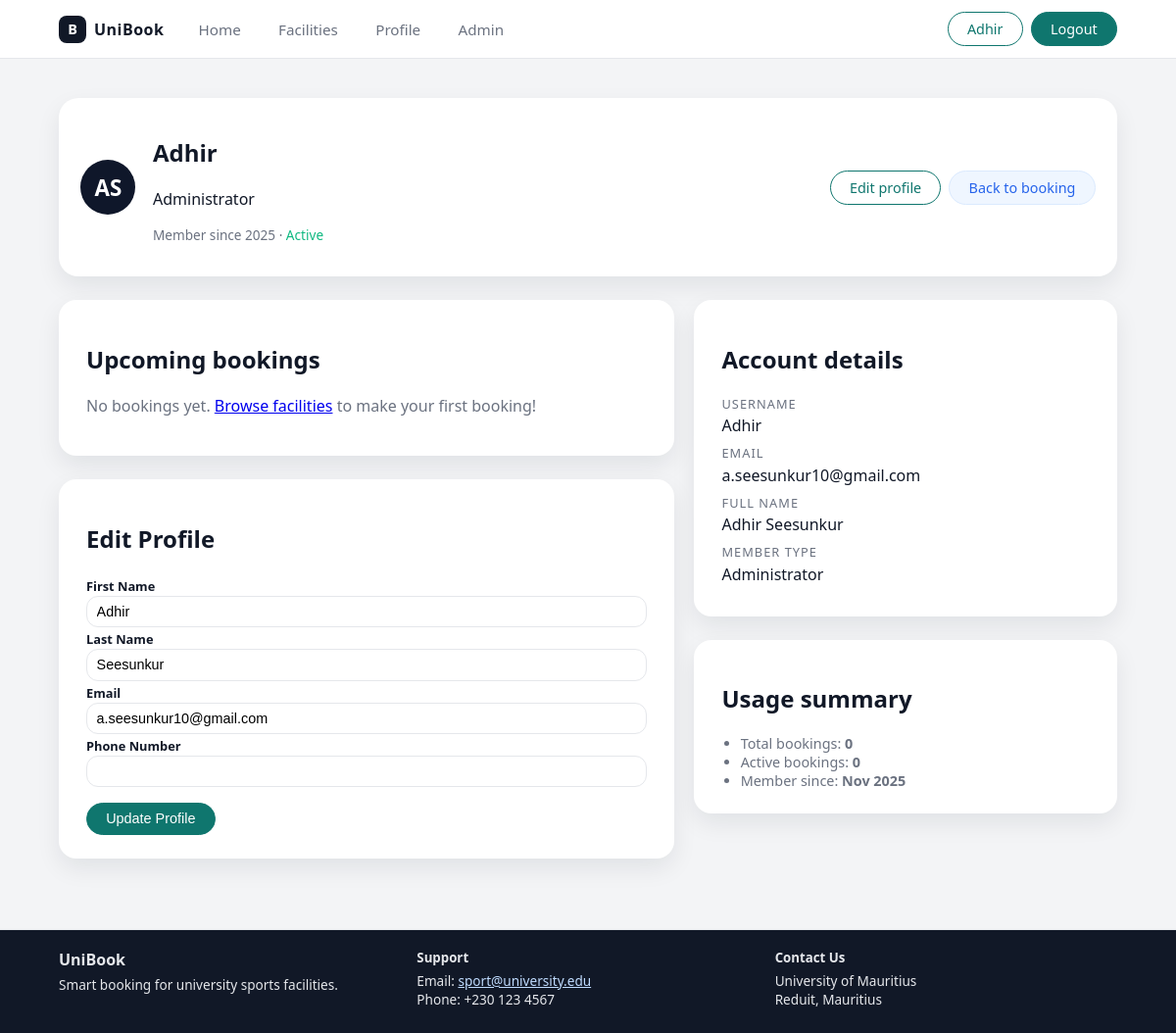
The page /profile/ (signed in) on the database its author committed.
### booking_sys/models.py (models this page shows, shortened)
class User(AbstractUser):
    MEMBER_TYPES = [
        ('student', 'Student'),
        ('staff', 'Staff'),
        ('admin', 'Administrator'),
    ]
    user_id = models.UUIDField(primary_key=True, default=uuid.uuid4, editable=False)
    email = models.EmailField(unique=True, verbose_name="User Email")
    first_name = models.CharField(max_length=100)
    last_name = models.CharField(max_length=100)
    member_type = models.CharField(max_length=10, choices=MEMBER_TYPES)
    user_phone = models.CharField(max_length=15, blank=True, null=True)
    date_joined = models.DateTimeField(auto_now_add=True)
    is_active = models.BooleanField(default=True)
    USERNAME_FIELD = 'email'
    REQUIRED_FIELDS = ['username','first_name', 'last_name', 'member_type']

### booking_sys/views.py (the view, shortened to what this page needs)
# urls.py: path('profile/', views.profile, name='profile'),
@login_required
@require_http_methods(["GET", "POST"])
def profile(request):
    user = request.user
    if request.method == 'GET':
        profile_form = UserProfileEditForm(instance=user)
        student_profile = None
        staff_profile = None
        student_form = None
        staff_form = None
        if hasattr(user, 'student'):
            student_profile = user.student
            student_form = StudentProfileForm(instance=student_profile)
        elif user.member_type == 'student':
            student_form = StudentProfileForm()
        if hasattr(user, 'staff'):
            staff_profile = user.staff
            staff_form = StaffProfileForm(instance=staff_profile)
        elif user.member_type == 'staff':
            staff_form = StaffProfileForm()
        bookings = Booking.objects.filter(user=user).order_by('-booking_date', '-start_time')[:10]
        return render(request, 'profile.html', {
            'profile_form': profile_form,
            'student_form': student_form,
            'staff_form': staff_form,
            'student_profile': student_profile,
            'staff_profile': staff_profile,
            'bookings': bookings,
        })

### booking_sys/forms.py (shortened to what this page needs)
class UserProfileEditForm(forms.ModelForm):
    user_phone = forms.CharField(
        max_length=15,
        required=False,
        validators=[
            RegexValidator(
                regex=r'^\+?1?\d{9,15}$',
                message="Phone number must be entered in the format: '+999999999'. Up to 15 digits allowed."
            )
        ],
        widget=forms.TextInput(attrs={'class': 'form-control'})
    )
    class Meta:
        model = User
        fields = ('first_name', 'last_name', 'email', 'user_phone')
        widgets = {
            'first_name': forms.TextInput(attrs={'class': 'form-control'}),
            'last_name': forms.TextInput(attrs={'class': 'form-control'}),
            'email': forms.EmailInput(attrs={'class': 'form-control'}),
        }

### booking_sys/templates/profile.html (shortened to what this page needs)
{% extends 'base.html' %}
{% block content %}
<section class="section profile-layout">
  <div class="profile-header-card">
    <div class="profile-avatar">{{ user.first_name|first|upper }}{{ user.last_name|first|upper }}</div>
    <div>
      <h1>{{ user.username|first|upper }}{{ user.username|slice:"1:"|lower }}</h1>
      <p>{{ user.get_member_type_display }} </p>
      <p class="profile-meta">
        Member since {{ user.date_joined|date:"Y" }} &middot; <span style="color:#10b981;">{% if user.is_active %}Active{% else %}Inactive{% endif %}</span>
      </p>
    </div>
    <div class="profile-actions">
      <a href="#edit-profile" class="btn btn-outline" onclick="document.getElementById('edit-profile-section').scrollIntoView({behavior: 'smooth'});">Edit profile</a>
      <a href="{% url 'booking_sys:home' %}" class="btn btn-soft">Back to booking</a>
    </div>
  </div>
  <div class="profile-columns">
    <div class="profile-column">
      <section class="card-section">
        <h2>Upcoming bookings</h2>
        {% if bookings %}
          {% for booking in bookings %}
            <div class="booking-list-item">
              <div>
                <h3>{{ booking.court.court_name }}</h3>
                <p>{{ booking.booking_date|date:"M d, Y" }} &middot; {{ booking.start_time|time:"g:i A" }} – {{ booking.end_time|time:"g:i A" }} &middot; {{ booking.facility.facility_name }}</p>
                <p style="font-size: 0.85rem; color: var(--text-muted);">Status: {{ booking.get_status_display }}</p>
              </div>
              <div>
                <button onclick="viewBookingDetails('{{ booking.booking_id }}', '{{ booking.court.court_name }}', '{{ booking.facility.facility_name }}', '{{ booking.booking_date|date:"F d, Y" }}', '{{ booking.start_time|time:"g:i A" }}', '{{ booking.end_time|time:"g:i A" }}', '{{ booking.get_status_display }}', '{{ booking.notes|default:"No notes" }}', '{{ booking.created_at|date:"M d, Y g:i A" }}', '{{ booking.status }}')" class="btn btn-soft">View Details</button>
              </div>
            </div>
          {% endfor %}
        {% else %}
          <p style="color: var(--text-muted);">No bookings yet. <a href="{% url 'booking_sys:facilities' %}">Browse facilities</a> to make your first booking!</p>
        {% endif %}
      </section>
      <section class="card-section" id="edit-profile-section">
        <h2>Edit Profile</h2>
        <form method="post" action="{% url 'booking_sys:profile' %}">
          <label class="form-label">First Name</label>
          {{ profile_form.first_name }}
          <label class="form-label">Last Name</label>
          {{ profile_form.last_name }}
          <label class="form-label">Email</label>
          {{ profile_form.email }}
          <label class="form-label">Phone Number</label>
          {{ profile_form.user_phone }}
          <button type="submit" class="btn btn-primary" style="margin-top: 1rem;">Update Profile</button>
        </form>
      </section>
    </div>
    <div class="profile-column">
      <section class="card-section">
        <h2>Account details</h2>
        <dl class="profile-details">
          <div>
            <dt>Username</dt>
            <dd>{{ user.username }}</dd>
          </div>
          <div>
            <dt>Email</dt>
            <dd>{{ user.email }}</dd>
          </div>
          <div>
            <dt>Full Name</dt>
            <dd>{{ user.first_name }} {{ user.last_name }}</dd>
          </div>
          <div>
            <dt>Member Type</dt>
            <dd>{{ user.get_member_type_display }}</dd>
          </div>
        </dl>
      </section>
      <section class="card-section">
        <h2>Usage summary</h2>
        <ul class="updates-list">
          <li>Total bookings: <strong>{{ bookings|length }}</strong></li>
          <li>Active bookings: <strong>{% for b in bookings %}{% if b.status == 'pending' or b.status == 'confirmed' %}1{% endif %}{% empty %}0{% endfor %}</strong></li>
          <li>Member since: <strong>{{ user.date_joined|date:"M Y" }}</strong></li>
        </ul>
      </section>
    </div>
  </div>
</section>
{% endblock %}

### booking_sys/templates/base.html (shortened to what this page needs)
{% load static %}
<!DOCTYPE html>
<html lang="en">
<head>
  <link rel="stylesheet" href="{% static 'css/mystyle.css' %}" />
</head>
<body>
  <header class="navbar">
    <div class="nav-left">
      <div class="brand">
        <span class="brand-logo">B</span>
        <span class="brand-name">UniBook</span>
      </div>
      <nav class="nav-links">
        <a href="{% url 'booking_sys:home' %}" class="nav-link">Home</a>
        <a href="{% url 'booking_sys:facilities' %}" class="nav-link">Facilities</a>
        {% if user.is_authenticated %}
          <a href="{% url 'booking_sys:profile' %}" class="nav-link">Profile</a>
        {% endif %}
        {% if user.is_staff or user.member_type == 'admin' %}
          <a href="{% url 'booking_sys:admin_dashboard' %}" class="nav-link">Admin</a>
        {% endif %}
      </nav>
    </div>
    <div class="nav-right">
        {% if user.is_authenticated %}
          <a href="{% url 'booking_sys:profile' %}" class="btn btn-outline">{{ user.first_name }}</a>
          <a href="{% url 'booking_sys:logout' %}" class="btn btn-primary">Logout</a>
        {% else %}
          <a href="{% url 'booking_sys:login' %}" class="btn btn-outline">Sign In</a>
          <a href="{% url 'booking_sys:register' %}" class="btn btn-primary">Sign Up</a>
        {% endif %}
    </div>
  </header>
  <main class="page-container">
    {% block content %}{% endblock %}
  </main>
  <footer class="site-footer">
    <div class="footer-inner">
      <div>
        <h4>UniBook</h4>
        <p>Smart booking for university sports facilities.</p>
      </div>
      <div>
        <h5>Support</h5>
        <p>Email: <a href="mailto:sport@university.edu">sport@university.edu</a></p>
        <p>Phone: +230 123 4567</p>
      </div>
      <div>
        <h5>Contact Us</h5>
        <p>University of Mauritius<br />Reduit, Mauritius</p>
      </div>
    </div>
  </footer>
</body>
</html>

### booking_sys/static/css/mystyle.css (style rules this page uses)
:root { --bg: #f3f4f6; --surface: #ffffff; --border-subtle: #e5e7eb; --text-main: #111827; --text-muted: #6b7280; --primary: #0f766e; --primary-soft: #e0f2f1; --primary-dark: #064e3b; --accent: #2563eb; --danger: #dc2626; --warning: #f59e0b; --radius-card: 16px; --shadow-soft: 0 10px 25px rgba(15,23,42,0.08); --font-sans: system-ui, -apple-system, BlinkMacSystemFont, "Segoe UI", sans-serif; }
*, *::before, *::after { box-sizing: border-box; }
body { margin: 0; font-family: var(--font-sans); color: var(--text-main); background: var(--bg); }
.navbar { position: sticky; top: 0; z-index: 100; background: #ffffff; border-bottom: 1px solid var(--border-subtle); display: flex; align-items: center; justify-content: space-between; padding: 0.75rem 5vw; }
.nav-left { display: flex; align-items: center; gap: 1.5rem; }
.brand { display: flex; align-items: center; gap: 0.5rem; }
.brand-logo { width: 28px; height: 28px; border-radius: 8px; background: #111827; color: #ffffff; display: inline-flex; align-items: center; justify-content: center; font-weight: 700; font-size: 0.9rem; }
.brand-name { font-weight: 600; letter-spacing: 0.03em; }
.nav-links { display: flex; gap: 1rem; }
.nav-link { font-size: 0.95rem; color: var(--text-muted); text-decoration: none; padding: 0.35rem 0.7rem; border-radius: 999px; }
.nav-right { display: flex; gap: 0.5rem; }
.btn { display: inline-flex; align-items: center; justify-content: center; padding: 0.45rem 1.2rem; border-radius: 999px; font-size: 0.9rem; font-weight: 500; border: 1px solid transparent; cursor: pointer; text-decoration: none; white-space: nowrap; }
.btn-primary { background: var(--primary); color: #ffffff; border-color: var(--primary); }
.btn-outline { background: #ffffff; color: var(--primary); border-color: var(--primary); }
.btn-soft { background: #eff6ff; color: var(--accent); border-color: #dbeafe; }
.page-container { max-width: 1200px; margin: 1.5rem auto 3rem; padding: 0 5vw; }
.section { margin-bottom: 3rem; padding-top: 1rem; }
.updates-list { margin: 0.3rem 0 0; padding-left: 1.2rem; font-size: 0.9rem; color: var(--text-muted); }
.form-label { font-size: 0.8rem; font-weight: 600; margin-top: 0.7rem; margin-bottom: 0.2rem; }
.form-control { width: 100%; padding: 0.45rem 0.6rem; border-radius: 12px; border: 1px solid var(--border-subtle); font-size: 0.9rem; }
.profile-layout { display: flex; flex-direction: column; gap: 1.5rem; }
.profile-header-card { background: var(--surface); border-radius: 20px; padding: 1.2rem 1.4rem; box-shadow: var(--shadow-soft); display: flex; align-items: center; gap: 1.1rem; }
.profile-avatar { width: 56px; height: 56px; border-radius: 999px; background: #0f172a; color: #ffffff; display: flex; align-items: center; justify-content: center; font-weight: 700; font-size: 1.4rem; }
.profile-meta { margin-top: 0.2rem; color: var(--text-muted); font-size: 0.85rem; }
.profile-actions { margin-left: auto; display: flex; gap: 0.5rem; }
.profile-columns { display: grid; grid-template-columns: minmax(0, 1.6fr) minmax(0, 1.1fr); gap: 1.3rem; }
.card-section { background: var(--surface); border-radius: 18px; padding: 1.5rem 1.75rem; box-shadow: var(--shadow-soft); margin-bottom: 1.5rem; }
.profile-details { margin: 0.5rem 0 0; }
.profile-details div { margin-bottom: 0.5rem; }
.profile-details dt { font-size: 0.8rem; text-transform: uppercase; letter-spacing: .08em; color: var(--text-muted); }
.profile-details dd { margin: 0.15rem 0 0; }
.site-footer { border-top: 1px solid var(--border-subtle); background: #111827; color: #e5e7eb; padding: 1.2rem 5vw 1.6rem; }
.footer-inner { max-width: 1200px; margin: 0 auto; display: grid; grid-template-columns: repeat(auto-fit,minmax(200px,1fr)); gap: 1rem; }
.site-footer h4, .site-footer h5 { margin: 0 0 0.3rem; }
.site-footer p { margin: 0; font-size: 0.85rem; }
.site-footer a { color: #bfdbfe; }

### rows shown on the page
User: first_name "Adhir", first_name|first "A", last_name|first "S", username|first "A", username "dhir", member_type "Administrator", date_joined "2025", last_name "Seesunkur", email "a.seesunkur10@gmail.com", username "Adhir", date_joined "Nov 2025"

### other values the page prints
{{ bookings|length }} "0"
